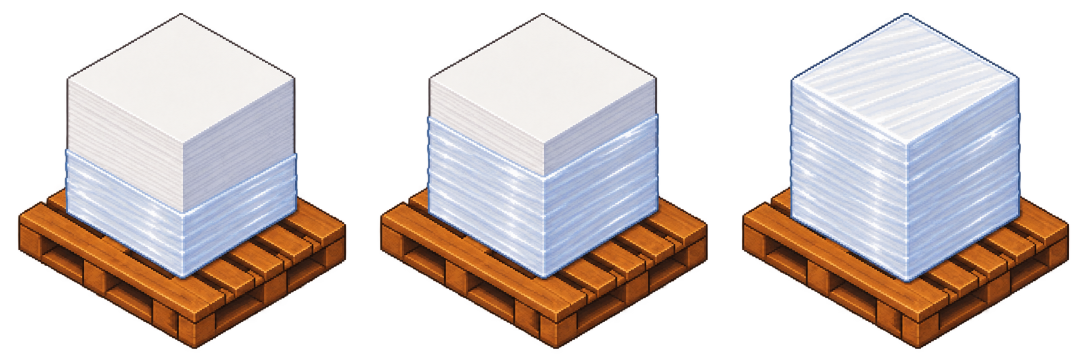
#> input picture assets/Machines/wrapped-pallet-stages-source.png, 2172 x 724 px (shown at 1/2 size)
$ python prepare_wrapped_pallet_stages.py
#> lines starting #> are read from the running program, lines starting #| are printed output that depends on the picture
"""Normalize the three generated pallet-wrapping stages into 512px cells."""

from pathlib import Path
from PIL import Image

ROOT = Path(__file__).resolve().parents[1]
SOURCE = ROOT / "assets/Machines/wrapped-pallet-stages-source.png"
DESTINATION = ROOT / "assets/generated/wrapped-pallet-stages-strip.png"

def main() -> None:
    source = Image.open(SOURCE).convert("RGBA")
#> source is the input picture: PIL image 2172x724 RGBA; mean R, G, B, A 99.8, 89.2, 86, 132.4
    result = Image.new("RGBA", (1536, 512), (0, 0, 0, 0))
#> result: PIL image 1536x512 RGBA; every value is 0
    for index in range(3):
        left = round(index * source.width / 3)
        right = round((index + 1) * source.width / 3)
        panel = source.crop((left, 0, right, source.height))
        bbox = panel.getchannel("A").getbbox()
        if not bbox:
            raise ValueError(f"wrapping stage {index + 1} is empty")
        subject = panel.crop(bbox)
        scale = min(472 / subject.width, 472 / subject.height)
        subject = subject.resize((round(subject.width * scale), round(subject.height * scale)), Image.Resampling.LANCZOS)
        frame = Image.new("RGBA", (512, 512), (0, 0, 0, 0))
        frame.alpha_composite(subject, ((512 - subject.width) // 2, 492 - subject.height))
        result.alpha_composite(frame, (index * 512, 0))
#> this loop made 3 passes
#> bbox on passes 1 to 3: (0, 22, 720, 706), (13, 21, 702, 708), (31, 16, 720, 724)
#> pass 1, in main, `panel = source.crop((left, 0, right, source.height))`:
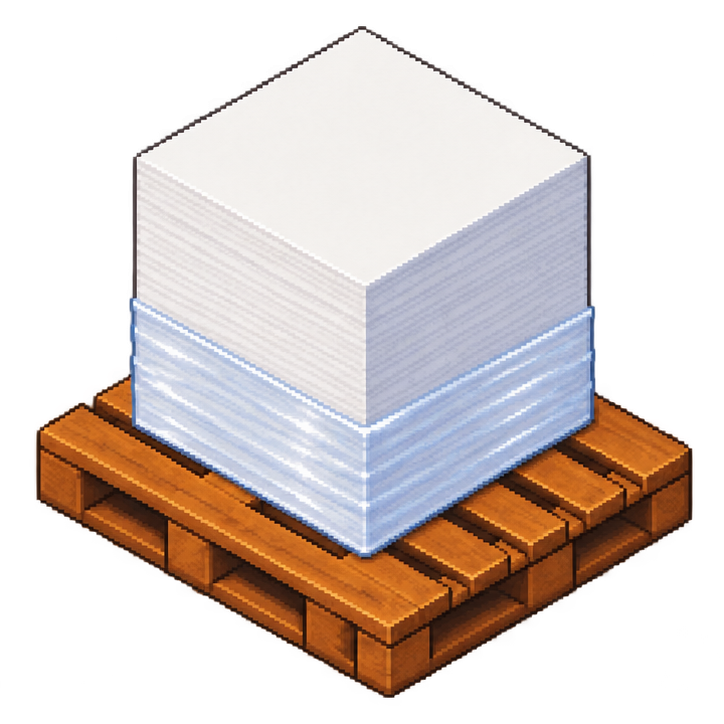
#> panel: PIL image 724x724 RGBA; mean R, G, B, A 101.7, 89.7, 85, 132.5; transparent parts drawn white
#> pass 1, in main, `subject = panel.crop(bbox)`:
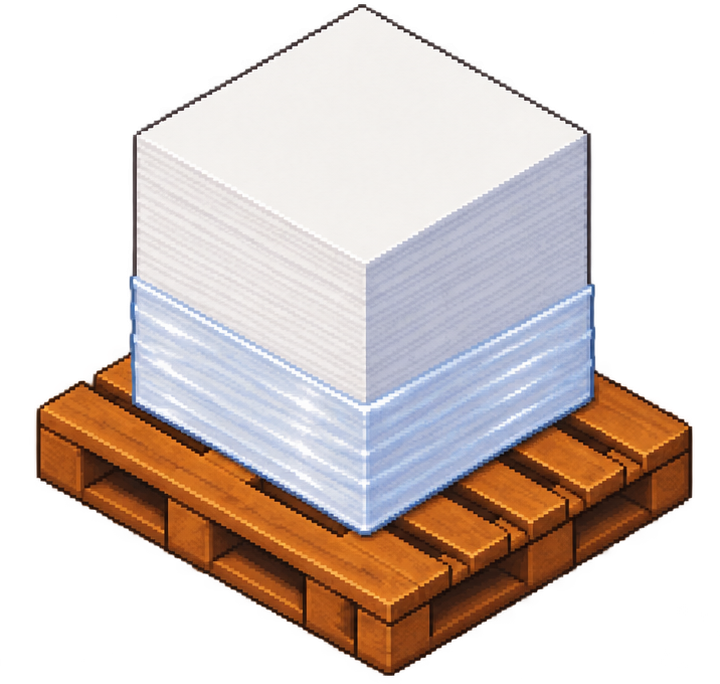
#> subject: PIL image 720x684 RGBA; mean R, G, B, A 108.2, 95.5, 90.4, 141; transparent parts drawn white
#> after the loop:
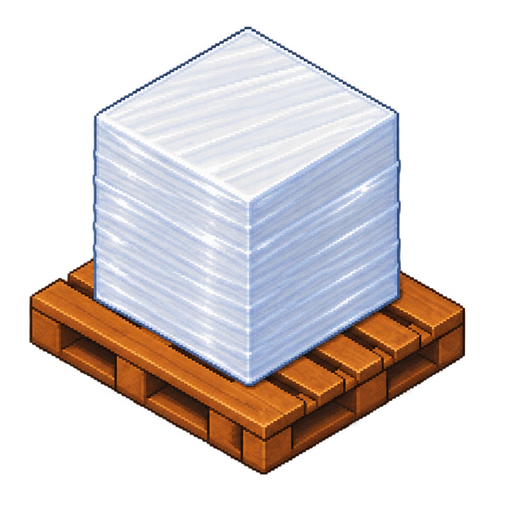
#> frame: PIL image 512x512 RGBA; mean R, G, B, A 86.4, 78.5, 77.5, 117.4; transparent parts drawn white
#> after the loop:
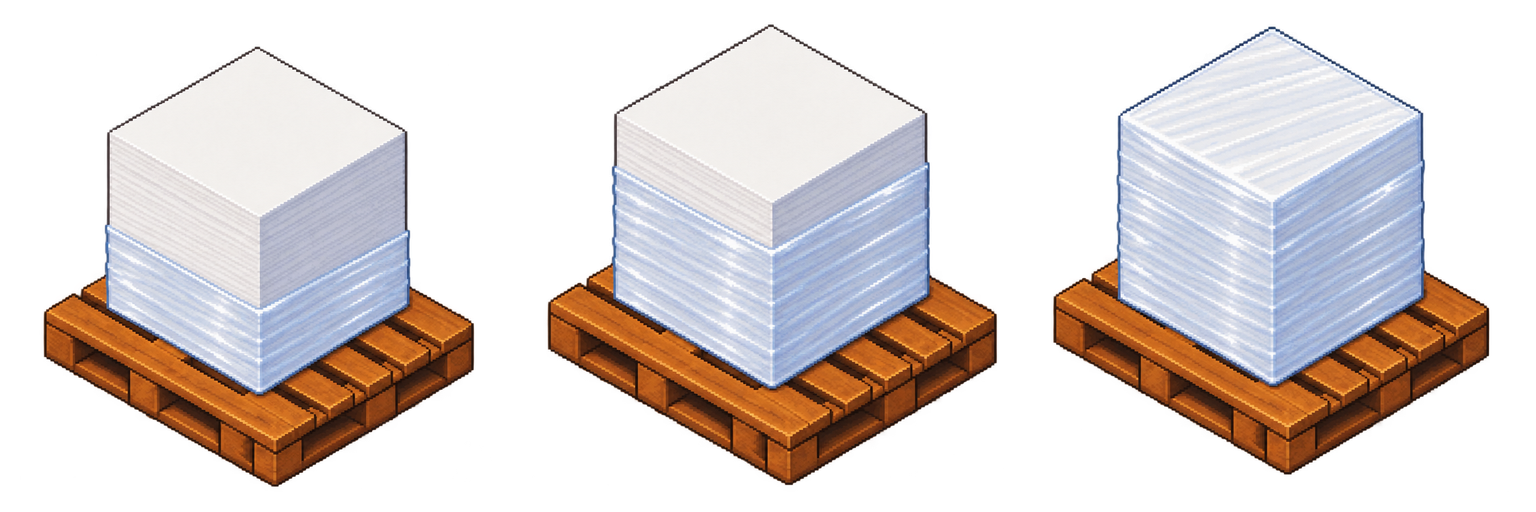
#> result: PIL image 1536x512 RGBA; mean R, G, B, A 88.8, 79.3, 76.5, 118.5; transparent parts drawn white
#> after the loop:
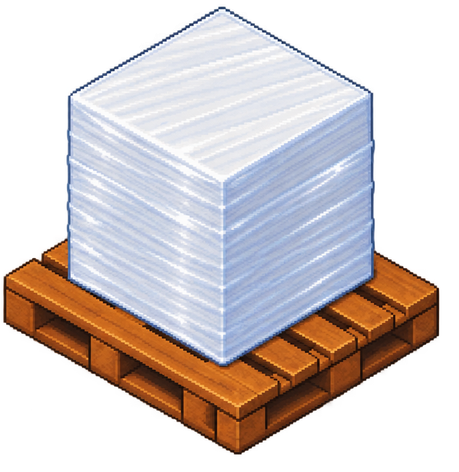
#> subject: PIL image 459x472 RGBA; mean R, G, B, A 104.6, 95, 93.8, 142; transparent parts drawn white
    DESTINATION.parent.mkdir(parents=True, exist_ok=True)
    result.save(DESTINATION)
    print(f"prepared {DESTINATION.relative_to(ROOT)}")

if __name__ == "__main__":
    main()

$ run again, with assets/Machines/plateMakerMachine.png copied over assets/Machines/wrapped-pallet-stages-source.png
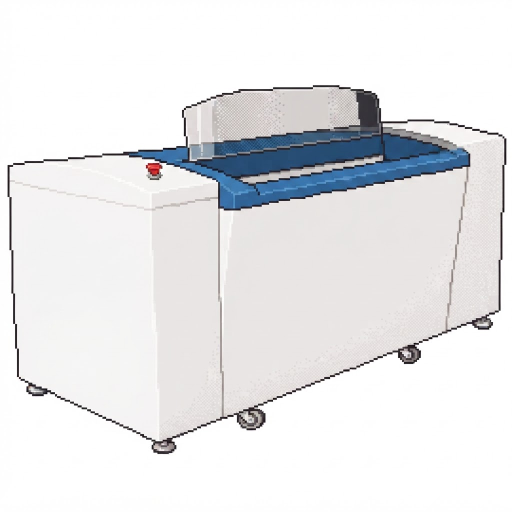
#> input picture assets/Machines/plateMakerMachine.png, 1024 x 1024 px (shown at 1/2 size)
#> the loop in main, `for index in range(3):` made 3 passes
#> bbox on passes 1 to 3: (0, 0, 341, 1024), (0, 0, 342, 1024), (0, 0, 341, 1024)
#> after the loop in main, `for index in range(3):`:
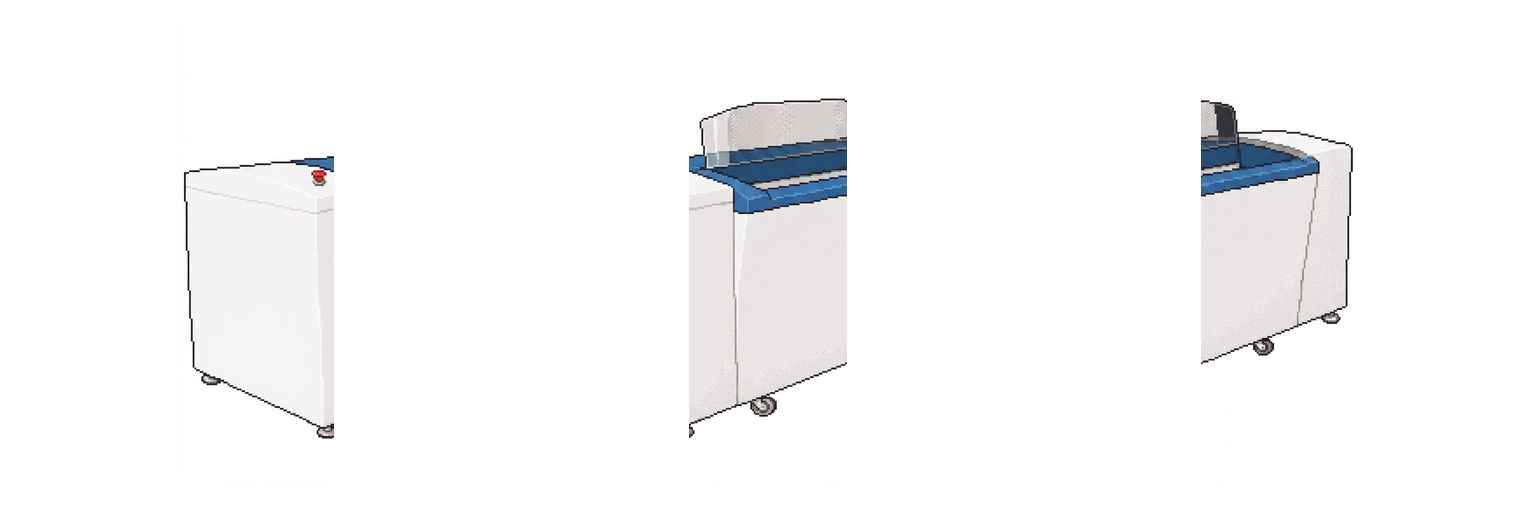
#> result: PIL image 1536x512 RGBA; mean R, G, B, A 65.4, 65.6, 66, 72.2; transparent parts drawn white
#> after the loop in main, `for index in range(3):`:
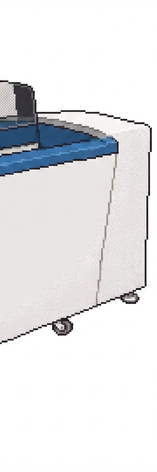
#> subject: PIL image 157x472 RGBA; mean R, G, B, A 229.2, 229.7, 231.7, 255
